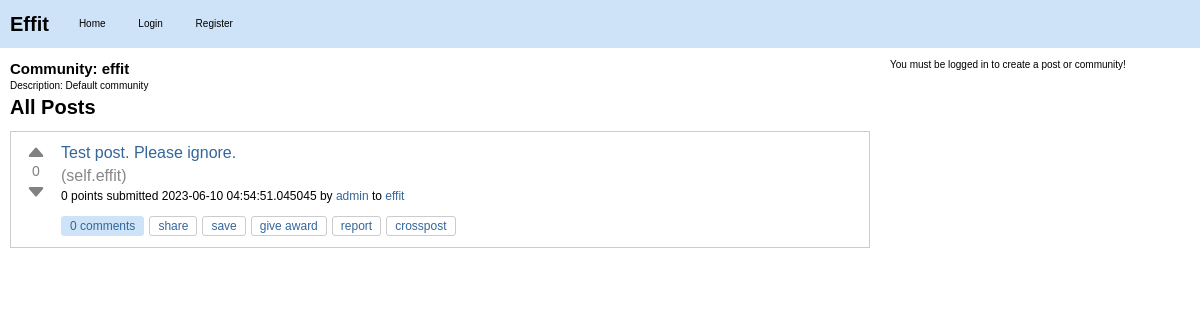
Before: /c/effit with the older database file.
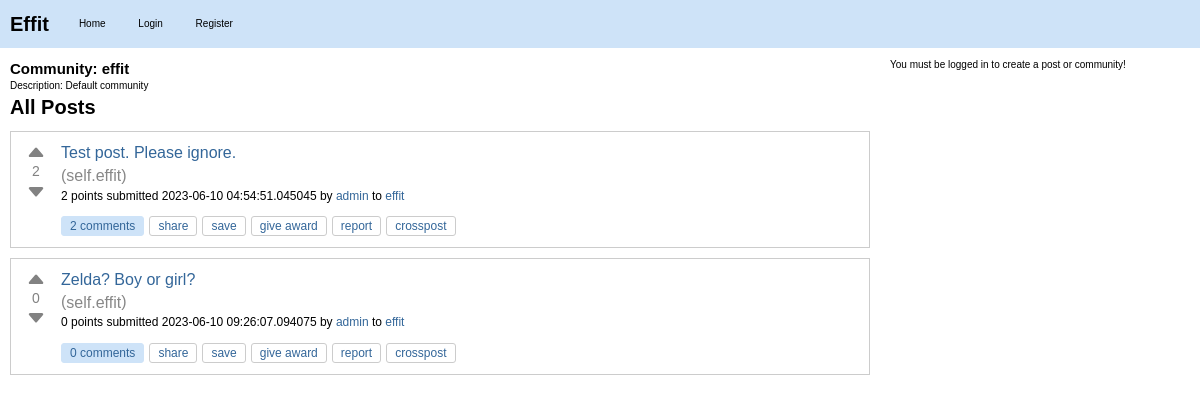
After: the same page with the newer database file.
### effit.py (models this page shows)
class Post(db.Model):
    id = db.Column(db.Integer, primary_key=True)
    title = db.Column(db.String(120), nullable=False)
    content = db.Column(db.Text, nullable=False)
    user_id = db.Column(db.Integer, db.ForeignKey("user.id"), nullable=False)
    created_at = db.Column(db.DateTime, default=datetime.utcnow)
    community_id = db.Column(db.Integer, db.ForeignKey("community.id"), nullable=False)
    upvotes = db.Column(db.Integer, default=0)
    downvotes = db.Column(db.Integer, default=0)
    comments = db.relationship("Comment", backref="post", lazy=True)
    slug = db.Column(db.String(120), nullable=False)
    @property
    def score(self):
        return self.upvotes - self.downvotes

class Community(db.Model):
    id = db.Column(db.Integer, primary_key=True)
    name = db.Column(db.String(80), unique=True, nullable=False)
    description = db.Column(db.String(200))
    creator_id = db.Column(db.Integer, db.ForeignKey("user.id"))
    creator = db.relationship(
        "User", backref=db.backref("created_communities", lazy=True)
    )
    posts = db.relationship("Post", backref="community", lazy=True)

class User(db.Model):
    id = db.Column(db.Integer, primary_key=True)
    username = db.Column(db.String(80), unique=True, nullable=False)
    password = db.Column(db.String(120), nullable=False)
    posts = db.relationship("Post", backref="author", lazy=True)
    communities = db.relationship(
        "Community",
        secondary=community_members,
        backref=db.backref("members", lazy="dynamic"),
    )

### effit.py (the view)
@app.route("/c/<string:community_name>")
def community_posts(community_name):
    community = Community.query.filter_by(name=community_name).first()
    if community is None:
        return "Community not found!", 404
    posts = Post.query.filter_by(community_id=community.id).all()
    community_id = community.id
    print(community_id)
    return render_template(
        "community_posts.html",
        community=community,
        posts=posts,
        community_id=community_id,
    )

### templates/community_posts.html (shortened to what this page needs)
{% extends "layout.html" %}
{% block content %}
<div id="community-detail">
    <h2>Community: {{ community.name }}</h2>
    <p>Description: {{ community.description }}</p>
</div>
<div id="posts">
    <h2>All Posts</h2>
    {% for post in posts %}
    <div class="post-item" id="post-{{ post.id }}">
        <div class="post">
            <div class="vote">
                <button class="upvote" onclick="vote('{{ post.id }}', '{{ post.slug }}', '{{ post.community.name }}', 'upvote')">
                    <svg xmlns="http://www.w3.org/2000/svg" width="20" height="20" fill="currentColor" class="bi bi-caret-up-fill" viewBox="0 0 16 16">
                      <path d="M7.247 4.86l-4.796 5.481c-.646.74.037 1.659.877 1.659h9.392c.839 0 1.523-.92.877-1.659l-4.796-5.48a1 1 0 0 0-1.554 0z"/>
                    </svg>
                </button>
                <span class="score">{{ post.score }}</span>
                <button class="downvote" onclick="vote('{{ post.id }}', '{{ post.slug }}', '{{ post.community.name }}', 'downvote')">
                    <svg xmlns="http://www.w3.org/2000/svg" width="20" height="20" fill="currentColor" class="bi bi-caret-down-fill" viewBox="0 0 16 16">
                      <path d="M7.247 11.14l-4.796-5.481c-.646-.74.037-1.659.877-1.659h9.392c.839 0 1.523.92.877 1.659l-4.796 5.481a1 1 0 0 1-1.554 0z"/>
                    </svg>
                </button>
            </div>
            <div class="post-info">
                <h3><a class="title may-blank loggedin" href="{{ url_for('post_detail', community_name=post.community.name, post_slug=post.slug) }}">{{ post.title }}</a></h3>
                <span class="domain">(<a href="{{ url_for('community_posts', community_name=post.community.name) }}">self.{{ post.community.name }}</a>)</span>
                <p class="tagline">
                    <span>{{ post.score }} points</span>
                    submitted <time datetime="{{ post.created_at.isoformat() }}">{{ post.created_at }}</time>
                    by <a href="{{ url_for('user_posts', username=post.author.username) }}" class="author may-blank id-t2_d2kpf">{{ post.author.username }}</a>
                    to <a href="{{ url_for('community_posts', community_name=post.community.name) }}" class="subreddit hover may-blank">{{ post.community.name }}</a>
                </p>
                <ul class="flat-list buttons">
                    <li class="first">
                        <a href="{{ url_for('post_detail', community_name=post.community.name, post_slug=post.slug) }}" class="bylink comments may-blank" rel="nofollow">
                            {{ post.comments|length }} comments
                        </a>
                    </li>
                    <li class="share"><a class="post-sharing-button">share</a></li>
                    <li class="link-save-button save-button login-required"><a>save</a></li>
                    <li class="give-gold-button"><a href="#" class="give-gold login-required access-required gold-give-gold" rel="nofollow">give award</a></li>
                    <li class="report-button login-required"><a href="#" class="reportbtn access-required">report</a></li>
                    <li class="crosspost-button"><a class="post-crosspost-button">crosspost</a></li>
                </ul>
            </div>
        </div>
    </div>
    {% endfor %}
</div>
{% endblock %}

Changed rows visible on the page:
changed Post "Test post. Please ignore.": score "0" → "2"; comments|length "0" → "2"
added Post: score "0", title "Zelda? Boy or girl?", community.name "effit", created_at "2023-06-10 09:26:07.094075", author.username "admin", comments|length "0"
